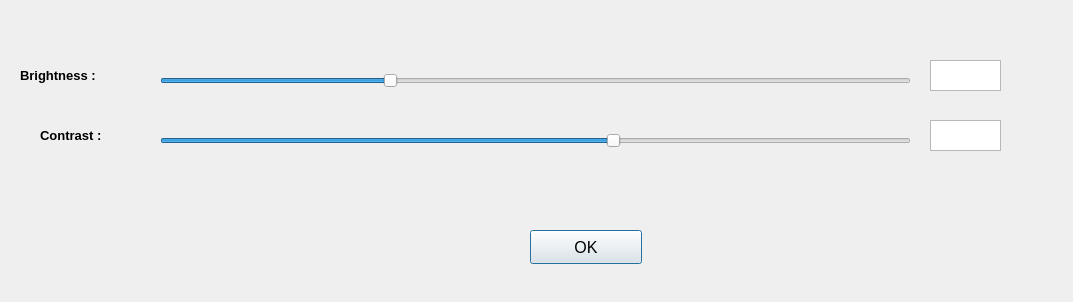
<?xml version="1.0" encoding="UTF-8"?>
<ui version="4.0">
 <class>Dialog</class>
 <widget class="QDialog" name="Dialog">
  <property name="geometry">
   <rect>
    <x>0</x>
    <y>0</y>
    <width>1073</width>
    <height>302</height>
   </rect>
  </property>
  <property name="windowTitle">
   <string>Dialog</string>
  </property>
  <widget class="QSlider" name="slideBrightness">
   <property name="geometry">
    <rect>
     <x>160</x>
     <y>70</y>
     <width>751</width>
     <height>22</height>
    </rect>
   </property>
   <property name="value">
    <number>30</number>
   </property>
   <property name="orientation">
    <enum>Qt::Horizontal</enum>
   </property>
  </widget>
  <widget class="QLabel" name="label">
   <property name="geometry">
    <rect>
     <x>20</x>
     <y>60</y>
     <width>121</width>
     <height>31</height>
    </rect>
   </property>
   <property name="font">
    <font>
     <pointsize>10</pointsize>
     <weight>75</weight>
     <bold>true</bold>
    </font>
   </property>
   <property name="text">
    <string>Brightness : </string>
   </property>
  </widget>
  <widget class="QLabel" name="label_2">
   <property name="geometry">
    <rect>
     <x>40</x>
     <y>120</y>
     <width>121</width>
     <height>31</height>
    </rect>
   </property>
   <property name="font">
    <font>
     <pointsize>10</pointsize>
     <weight>75</weight>
     <bold>true</bold>
    </font>
   </property>
   <property name="text">
    <string>Contrast : </string>
   </property>
  </widget>
  <widget class="QSlider" name="slideContrast">
   <property name="geometry">
    <rect>
     <x>160</x>
     <y>130</y>
     <width>751</width>
     <height>22</height>
    </rect>
   </property>
   <property name="value">
    <number>60</number>
   </property>
   <property name="orientation">
    <enum>Qt::Horizontal</enum>
   </property>
  </widget>
  <widget class="QTextEdit" name="inpBright">
   <property name="geometry">
    <rect>
     <x>930</x>
     <y>60</y>
     <width>71</width>
     <height>31</height>
    </rect>
   </property>
   <property name="font">
    <font>
     <weight>75</weight>
     <bold>true</bold>
    </font>
   </property>
  </widget>
  <widget class="QTextEdit" name="inpContrast">
   <property name="geometry">
    <rect>
     <x>930</x>
     <y>120</y>
     <width>71</width>
     <height>31</height>
    </rect>
   </property>
   <property name="font">
    <font>
     <weight>75</weight>
     <bold>true</bold>
    </font>
   </property>
  </widget>
  <widget class="QPushButton" name="btnOk">
   <property name="geometry">
    <rect>
     <x>530</x>
     <y>230</y>
     <width>112</width>
     <height>34</height>
    </rect>
   </property>
   <property name="font">
    <font>
     <pointsize>12</pointsize>
    </font>
   </property>
   <property name="text">
    <string>OK</string>
   </property>
  </widget>
 </widget>
 <resources/>
 <connections/>
</ui>
